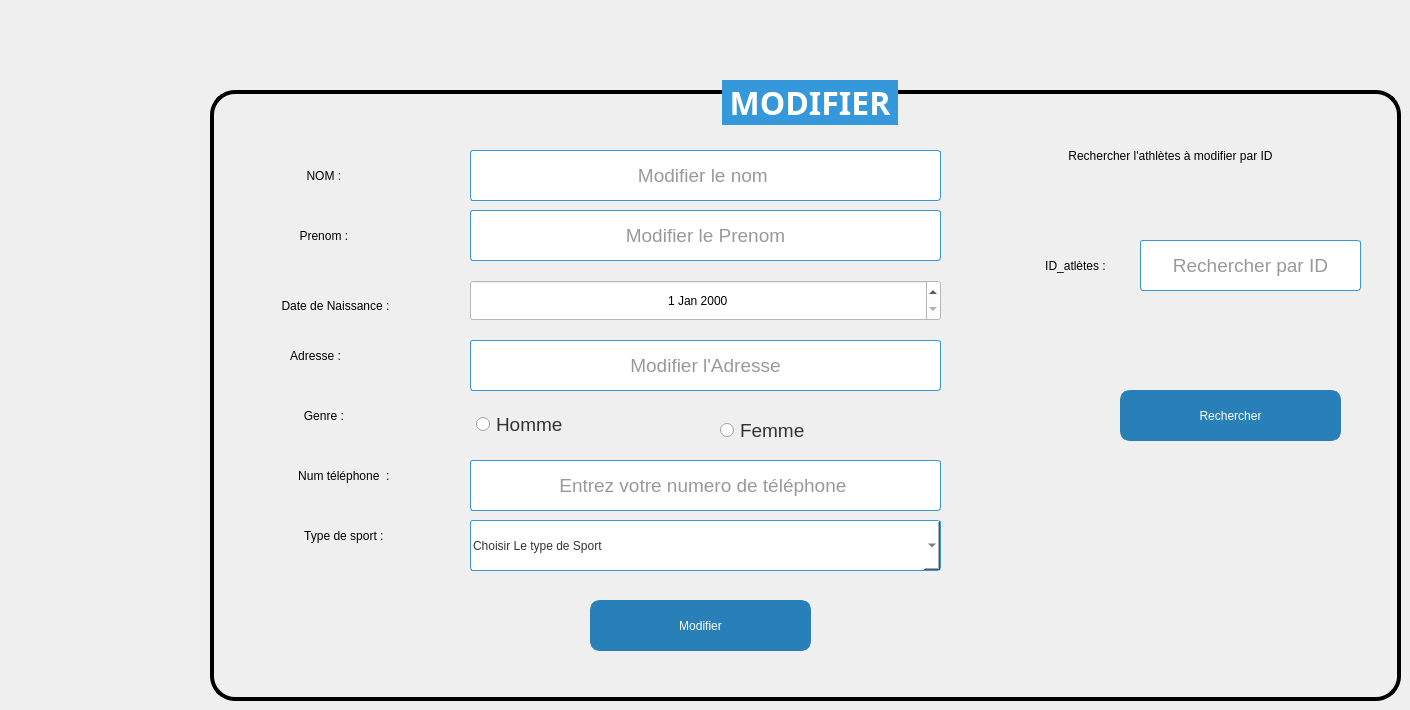
    <widget class="QWidget" name="Modifier">
     <attribute name="title">
      <string>Modifier </string>
     </attribute>
     <widget class="QGroupBox" name="groupBox_3">
      <property name="geometry">
       <rect>
        <x>210</x>
        <y>80</y>
        <width>1191</width>
        <height>621</height>
       </rect>
      </property>
      <property name="font">
       <font>
        <family>Trebuchet MS</family>
        <pointsize>24</pointsize>
        <weight>75</weight>
        <bold>true</bold>
       </font>
      </property>
      <property name="styleSheet">
       <string notr="true">/* Style de base pour la QGroupBox */
QGroupBox {
    border: 4px solid #000000; /* Bordure bleue */
    border-radius: 25px; /* Coins arrondis */
    margin-top: 10px; /* Marge en haut */
}

/* Style du titre de la QGroupBox */
QGroupBox::title {
    subcontrol-origin: margin;
    subcontrol-position: top center;
    padding: 0 3px;
    background-color: #3498db; /* Fond bleu pour le titre */
    color: #ffffff; /* Texte blanc pour le titre */
}

/* Style des QLabel à l'intérieur de la QGroupBox */
QLabel {
    color: #000000; /* Couleur du texte */
}

/* Style des QRadioButton à l'intérieur de la QGroupBox */
QRadioButton {
    color: #333333; /* Couleur du texte */
}

/* Style des QComboBox à l'intérieur de la QGroupBox */
QComboBox {
    background-color: #ffffff; /* Fond blanc */
    color: #333333; /* Couleur du texte */
    border: 1px solid #3498db; /* Bordure bleue */
    border-radius: 3px; /* Coins arrondis */
    padding: 2px; /* Espacement interne */
}

/* Style des QLineEdit à l'intérieur de la QGroupBox */
QLineEdit {
    background-color: #ffffff; /* Fond blanc */
    color: #333333; /* Couleur du texte */
    border: 1px solid #3498db; /* Bordure bleue */
    border-radius: 3px; /* Coins arrondis */
    padding: 2px; /* Espacement interne */
}

/* Style des QSpinBox à l'intérieur de la QGroupBox */
QSpinBox {
    background-color: #ffffff; /* Fond blanc */
    color: #333333; /* Couleur du texte */
    border: 1px solid #3498db; /* Bordure bleue */
    border-radius: 3px; /* Coins arrondis */
    padding: 2px; /* Espacement interne */
}

/* Style général pour les widgets lorsqu'ils sont désactivés */
QWidget:disabled {
    background-color: #f0f0f0; /* Fond gris clair pour les widgets désactivés */
    color: #a0a0a0; /* Couleur du texte grise pour les widgets désactivés */
}</string>
      </property>
      <property name="title">
       <string>MODIFIER</string>
      </property>
      <property name="alignment">
       <set>Qt::AlignCenter</set>
      </property>
      <widget class="QLabel" name="label_7">
       <property name="geometry">
        <rect>
         <x>50</x>
         <y>80</y>
         <width>131</width>
         <height>31</height>
        </rect>
       </property>
       <property name="styleSheet">
        <string notr="true">font: italic 14pt &quot;Times New Roman&quot;;</string>
       </property>
       <property name="text">
        <string>NOM : </string>
       </property>
       <property name="alignment">
        <set>Qt::AlignCenter</set>
       </property>
      </widget>
      <widget class="QLabel" name="label_8">
       <property name="geometry">
        <rect>
         <x>50</x>
         <y>140</y>
         <width>131</width>
         <height>31</height>
        </rect>
       </property>
       <property name="styleSheet">
        <string notr="true">font: italic 14pt &quot;Times New Roman&quot;;</string>
       </property>
       <property name="text">
        <string>Prenom : </string>
       </property>
       <property name="alignment">
        <set>Qt::AlignCenter</set>
       </property>
      </widget>
      <widget class="QLabel" name="label_9">
       <property name="geometry">
        <rect>
         <x>40</x>
         <y>210</y>
         <width>171</width>
         <height>31</height>
        </rect>
       </property>
       <property name="styleSheet">
        <string notr="true">font: italic 14pt &quot;Times New Roman&quot;;</string>
       </property>
       <property name="text">
        <string>Date de Naissance :</string>
       </property>
       <property name="alignment">
        <set>Qt::AlignCenter</set>
       </property>
      </widget>
      <widget class="QLabel" name="label_10">
       <property name="geometry">
        <rect>
         <x>40</x>
         <y>260</y>
         <width>131</width>
         <height>31</height>
        </rect>
       </property>
       <property name="styleSheet">
        <string notr="true">font: italic 14pt &quot;Times New Roman&quot;;</string>
       </property>
       <property name="text">
        <string>Adresse :</string>
       </property>
       <property name="alignment">
        <set>Qt::AlignCenter</set>
       </property>
      </widget>
      <widget class="QLabel" name="label_11">
       <property name="geometry">
        <rect>
         <x>50</x>
         <y>320</y>
         <width>131</width>
         <height>31</height>
        </rect>
       </property>
       <property name="styleSheet">
        <string notr="true">font: italic 14pt &quot;Times New Roman&quot;;</string>
       </property>
       <property name="text">
        <string>Genre : </string>
       </property>
       <property name="alignment">
        <set>Qt::AlignCenter</set>
       </property>
      </widget>
      <widget class="QLabel" name="label_12">
       <property name="geometry">
        <rect>
         <x>40</x>
         <y>380</y>
         <width>191</width>
         <height>31</height>
        </rect>
       </property>
       <property name="styleSheet">
        <string notr="true">font: italic 14pt &quot;Times New Roman&quot;;</string>
       </property>
       <property name="text">
        <string>Num téléphone  : </string>
       </property>
       <property name="alignment">
        <set>Qt::AlignCenter</set>
       </property>
      </widget>
      <widget class="QLineEdit" name="lineedit_nom_modif">
       <property name="geometry">
        <rect>
         <x>260</x>
         <y>70</y>
         <width>471</width>
         <height>51</height>
        </rect>
       </property>
       <property name="font">
        <font>
         <pointsize>14</pointsize>
        </font>
       </property>
       <property name="alignment">
        <set>Qt::AlignCenter</set>
       </property>
       <property name="placeholderText">
        <string>Modifier le nom </string>
       </property>
      </widget>
      <widget class="QLineEdit" name="lineedit_prenom_modif">
       <property name="geometry">
        <rect>
         <x>260</x>
         <y>130</y>
         <width>471</width>
         <height>51</height>
        </rect>
       </property>
       <property name="font">
        <font>
         <pointsize>14</pointsize>
        </font>
       </property>
       <property name="alignment">
        <set>Qt::AlignCenter</set>
       </property>
       <property name="placeholderText">
        <string>Modifier le Prenom</string>
       </property>
      </widget>
      <widget class="QLineEdit" name="lineedit_adresse_modif">
       <property name="geometry">
        <rect>
         <x>260</x>
         <y>260</y>
         <width>471</width>
         <height>51</height>
        </rect>
       </property>
       <property name="font">
        <font>
         <pointsize>14</pointsize>
        </font>
       </property>
       <property name="alignment">
        <set>Qt::AlignCenter</set>
       </property>
       <property name="placeholderText">
        <string>Modifier l'Adresse</string>
       </property>
      </widget>
      <widget class="QLineEdit" name="lineedit_tel_modif">
       <property name="geometry">
        <rect>
         <x>260</x>
         <y>380</y>
         <width>471</width>
         <height>51</height>
        </rect>
       </property>
       <property name="font">
        <font>
         <pointsize>14</pointsize>
        </font>
       </property>
       <property name="alignment">
        <set>Qt::AlignCenter</set>
       </property>
       <property name="placeholderText">
        <string>Entrez votre numero de téléphone </string>
       </property>
      </widget>
      <widget class="QRadioButton" name="radiobutton_homme_modif">
       <property name="geometry">
        <rect>
         <x>266</x>
         <y>329</y>
         <width>151</width>
         <height>31</height>
        </rect>
       </property>
       <property name="font">
        <font>
         <pointsize>14</pointsize>
        </font>
       </property>
       <property name="text">
        <string>Homme</string>
       </property>
      </widget>
      <widget class="QRadioButton" name="radiobutton_femme_modif">
       <property name="geometry">
        <rect>
         <x>510</x>
         <y>340</y>
         <width>151</width>
         <height>20</height>
        </rect>
       </property>
       <property name="font">
        <font>
         <pointsize>14</pointsize>
        </font>
       </property>
       <property name="text">
        <string>Femme</string>
       </property>
      </widget>
      <widget class="QLabel" name="label_14">
       <property name="geometry">
        <rect>
         <x>40</x>
         <y>440</y>
         <width>191</width>
         <height>31</height>
        </rect>
       </property>
       <property name="styleSheet">
        <string notr="true">font: italic 14pt &quot;Times New Roman&quot;;</string>
       </property>
       <property name="text">
        <string>Type de sport : </string>
       </property>
       <property name="alignment">
        <set>Qt::AlignCenter</set>
       </property>
      </widget>
      <widget class="QComboBox" name="combobox_modif">
       <property name="geometry">
        <rect>
         <x>260</x>
         <y>440</y>
         <width>471</width>
         <height>51</height>
        </rect>
       </property>
       <item>
        <property name="text">
         <string>Choisir Le type de Sport</string>
        </property>
       </item>
       <item>
        <property name="text">
         <string>Natation</string>
        </property>
       </item>
       <item>
        <property name="text">
         <string>Paddling</string>
        </property>
       </item>
       <item>
        <property name="text">
         <string>Boating</string>
        </property>
       </item>
       <item>
        <property name="text">
         <string>Kayak</string>
        </property>
       </item>
      </widget>
      <widget class="QPushButton" name="pushButton_modifier">
       <property name="geometry">
        <rect>
         <x>380</x>
         <y>520</y>
         <width>221</width>
         <height>51</height>
        </rect>
       </property>
       <property name="styleSheet">
        <string notr="true">/* Style de base pour le QPushButton */

QPushButton {
    background-color: #2980b9; /* Bleu légèrement plus foncé que l'arrière-plan global */
    color: #ffffff; /* Texte blanc */
    border: 5px solid #2980b9; /* Bordure bleue */
    border-radius: 10px; /* Coins arrondis */
    padding: 5px 10px; /* Espacement interne */
font: 75 18pt &quot;Times New Roman&quot;;
}

/* Style du QPushButton lorsqu'il est survolé */
QPushButton:hover {
    background-color: #1b6488; /* Bleu plus foncé au survol */
}

/* Style du QPushButton lorsqu'il est pressé (clic) */
QPushButton:pressed {
    background-color: #1a5c7a; /* Bleu encore plus foncé au clic */
}

/* Style du QPushButton lorsqu'il est en focus (tabulation) */
QPushButton:focus {
    outline: none; /* Supprimer le contour par défaut */
    border: 2px solid #1a5c7a; /* Bordure plus foncée lorsqu'en focus */
}

/* Style du QPushButton lorsqu'il est désactivé */
QPushButton:disabled {
    background-color: #b0b0b0; /* Fond gris clair pour les boutons désactivés */
    color: #707070; /* Couleur du texte grise pour les boutons désactivés */
    border: 2px solid #b0b0b0; /* Bordure grise pour les boutons désactivés */
}

/* Style général pour les widgets lorsqu'ils sont désactivés */
QWidget:disabled {
    background-color: #f0f0f0; /* Fond gris clair pour les widgets désactivés */
    color: #a0a0a0; /* Couleur du texte grise pour les widgets désactivés */
}
</string>
       </property>
       <property name="text">
        <string>Modifier</string>
       </property>
      </widget>
      <widget class="QDateEdit" name="dateedit_modif">
       <property name="geometry">
        <rect>
         <x>260</x>
         <y>200</y>
         <width>471</width>
         <height>41</height>
        </rect>
       </property>
       <property name="minimumSize">
        <size>
         <width>0</width>
         <height>0</height>
        </size>
       </property>
       <property name="styleSheet">
        <string notr="true">background-color: rgb(255, 255, 255);</string>
       </property>
       <property name="alignment">
        <set>Qt::AlignCenter</set>
       </property>
       <property name="specialValueText">
        <string/>
       </property>
      </widget>
      <widget class="QLineEdit" name="lineedit_id_modif">
       <property name="geometry">
        <rect>
         <x>930</x>
         <y>160</y>
         <width>221</width>
         <height>51</height>
        </rect>
       </property>
       <property name="font">
        <font>
         <pointsize>14</pointsize>
        </font>
       </property>
       <property name="alignment">
        <set>Qt::AlignCenter</set>
       </property>
       <property name="placeholderText">
        <string>Rechercher par ID</string>
       </property>
      </widget>
      <widget class="QLabel" name="label_15">
       <property name="geometry">
        <rect>
         <x>800</x>
         <y>170</y>
         <width>131</width>
         <height>31</height>
        </rect>
       </property>
       <property name="styleSheet">
        <string notr="true">font: italic 14pt &quot;Times New Roman&quot;;</string>
       </property>
       <property name="text">
        <string>ID_atlètes :</string>
       </property>
       <property name="alignment">
        <set>Qt::AlignCenter</set>
       </property>
      </widget>
      <widget class="QLabel" name="label_16">
       <property name="geometry">
        <rect>
         <x>780</x>
         <y>50</y>
         <width>361</width>
         <height>51</height>
        </rect>
       </property>
       <property name="styleSheet">
        <string notr="true">font: italic 14pt &quot;Times New Roman&quot;;</string>
       </property>
       <property name="text">
        <string>Rechercher l'athlètes à modifier par ID</string>
       </property>
       <property name="alignment">
        <set>Qt::AlignCenter</set>
       </property>
      </widget>
      <widget class="QPushButton" name="pushButton_rechercher2">
       <property name="geometry">
        <rect>
         <x>910</x>
         <y>310</y>
         <width>221</width>
         <height>51</height>
        </rect>
       </property>
       <property name="styleSheet">
        <string notr="true">/* Style de base pour le QPushButton */

QPushButton {
    background-color: #2980b9; /* Bleu légèrement plus foncé que l'arrière-plan global */
    color: #ffffff; /* Texte blanc */
    border: 5px solid #2980b9; /* Bordure bleue */
    border-radius: 10px; /* Coins arrondis */
    padding: 5px 10px; /* Espacement interne */
font: 75 18pt &quot;Times New Roman&quot;;
}

/* Style du QPushButton lorsqu'il est survolé */
QPushButton:hover {
    background-color: #1b6488; /* Bleu plus foncé au survol */
}

/* Style du QPushButton lorsqu'il est pressé (clic) */
QPushButton:pressed {
    background-color: #1a5c7a; /* Bleu encore plus foncé au clic */
}

/* Style du QPushButton lorsqu'il est en focus (tabulation) */
QPushButton:focus {
    outline: none; /* Supprimer le contour par défaut */
    border: 2px solid #1a5c7a; /* Bordure plus foncée lorsqu'en focus */
}

/* Style du QPushButton lorsqu'il est désactivé */
QPushButton:disabled {
    background-color: #b0b0b0; /* Fond gris clair pour les boutons désactivés */
    color: #707070; /* Couleur du texte grise pour les boutons désactivés */
    border: 2px solid #b0b0b0; /* Bordure grise pour les boutons désactivés */
}

/* Style général pour les widgets lorsqu'ils sont désactivés */
QWidget:disabled {
    background-color: #f0f0f0; /* Fond gris clair pour les widgets désactivés */
    color: #a0a0a0; /* Couleur du texte grise pour les widgets désactivés */
}
</string>
       </property>
       <property name="text">
        <string>Rechercher</string>
       </property>
      </widget>
     </widget>
    </widget>
